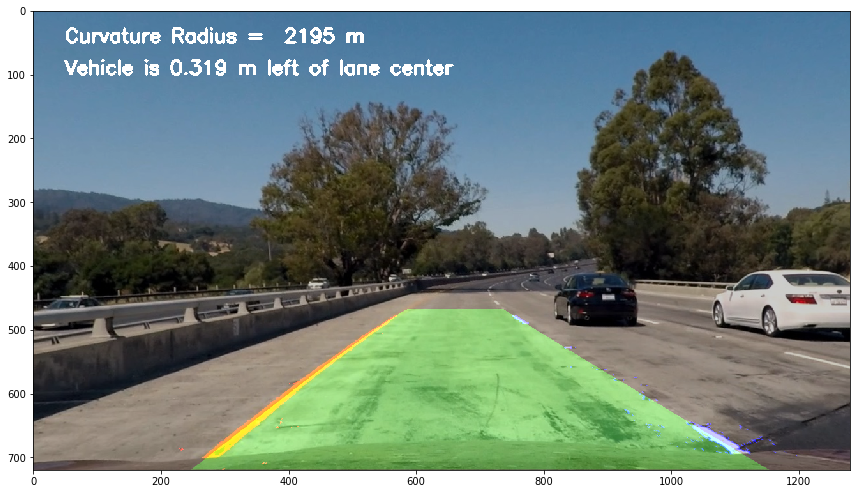
#> input picture output_images/test1.png, 856 x 494 px, given in place of test1.jpg, which was not available
$ python test_with_image.py   (older library calls are emulated)
#> lines starting #> are read from the running program, lines starting #| are printed output that depends on the picture; after the words box and inside, x2 and y2 are one past the last pixel; in counts of white or black regions, pixels touching at a corner belong together; pictures that were not available may be replaced by others from this repository, and a replacement may not be noted
### LaneFinder.py
import numpy as np
import helper as h
import cv2
import pickle


# load camera calibration
[mtx, dist] = pickle.load(open( "camera_cal_result.p", "rb" ))
#> (reads camera_cal_result.p from the repository)
left_lane_obj = h.Lane()
right_lane_obj = h.Lane()


# below function requires RGB image input
def process_image(image):

    # Un-distort the original image
    img_undist = cv2.undistort(image, mtx, dist, None, mtx)

    # Color and gradient thresholding
    img_bin = h.combined_thd(img_undist)

    # Apply perspective transform to the binary lane image
    ht = image.shape[0]
    wd = image.shape[1]
    src_points = np.array([[(200, ht),(0.43*wd, 0.65*ht), (0.57*wd, 0.65*ht), (wd-100, ht)]], dtype=np.float32)
    dst_points = np.array([[(250, ht), (250, 0), (wd-250, 0), (wd-250, ht)]], dtype=np.float32)
    img_top = h.birds_eye(img_bin, src_points, dst_points)

    # Detect the lane pixels
    if (left_lane_obj.best_fit is not None) and (right_lane_obj.best_fit is not None):
        left_x, left_y, right_x, right_y = h.lane_finder_series(img_top, left_lane_obj.best_fit, right_lane_obj.best_fit)
    else:
        left_x, left_y, right_x, right_y = h.lane_finder(img_top)

    # Determine pixel -> real world meter correlations, note that this is in "birds_eye view" space
    my = 30/720 # this is the length of dashed lane line
    mx = 3.7/730 # this is the distance between lane lines
    #left_lane_obj.lane_img_size(img_top.shape)
    #right_lane_obj.lane_img_size(img_top.shape)

    # Run polyfit and do sanity check
    left_fit = np.polyfit(left_y, left_x, 2)
    right_fit = np.polyfit(right_y, right_x, 2)
    left_lane_obj.fit_sanity_check(left_fit)
    right_lane_obj.fit_sanity_check(right_fit)

    # Calculate curvature and offset distance
    curvrad_m_left = h.get_real_curvrad(left_lane_obj.current_fit, my, mx, img_top.shape[0])
    curvrad_m_right = h.get_real_curvrad(right_lane_obj.current_fit, my, mx, img_top.shape[0])
    curvrad_m = (curvrad_m_left + curvrad_m_right)/2
    lane_center = h.get_lane_center(left_lane_obj.current_fit, right_lane_obj.current_fit, img_top.shape[0])
    cam_veh_offset_m = (img_top.shape[1]/2 - lane_center) * mx

    # Overlay the detected lane back to original image and annotate information
    Minv = cv2.getPerspectiveTransform(dst_points, src_points)
    img_lane = h.warped_lane_polygon(img_top, Minv, left_lane_obj.current_fit, right_lane_obj.current_fit)
    img_lanepx = h.warped_lanepix(img_top, Minv, left_x, left_y, right_x, right_y)
    img_out = h.overlay_annotate_img(img_undist, img_lane, img_lanepx, curvrad_m, cam_veh_offset_m)
    #img_out = h.diagnostic_img(img_out, img_top, left_x, left_y, left_lane_obj, right_x, right_y, right_lane_obj)
    return img_out

### helper.py
import numpy as np
import cv2
import matplotlib.pyplot as plt

def color_thd(img, threshold, colorspace, ch):
    """convert rgb image to requested colorspace and run thresholding in requested channel"""
    img_colorspace = cv2.cvtColor(img, colorspace)
    img_channel = img_colorspace[:,:,ch]
    img_bin = np.zeros_like(img_channel)
    img_bin[(img_channel >= threshold[0]) & (img_channel <= threshold[1])] = 1
    return img_bin

def sobelx_thd(img, threshold):
    """run sobel-x operator on given rgb image and thresholding"""
    gray = cv2.cvtColor(img, cv2.COLOR_RGB2GRAY)
    """
    hls = cv2.cvtColor(img, cv2.COLOR_RGB2HLS)
    gray = hls[:,:,2]"""
    sobelx = cv2.Sobel(gray, cv2.CV_64F, 1, 0)
    abs_sobelx = np.absolute(sobelx)
    scaled_sobel = np.uint8(255*abs_sobelx/np.max(abs_sobelx))
    sx_binary = np.zeros_like(scaled_sobel)
    sx_binary[(scaled_sobel >= threshold[0]) & (scaled_sobel <= threshold[1])] = 1
    return sx_binary

def combined_thd(img):
    """run combined thresholding on given rgb image"""

    s_binary = color_thd(img, (170, 255), cv2.COLOR_RGB2HLS, 2)
    l_binary = color_thd(img, (120, 200), cv2.COLOR_RGB2HLS, 1)
    sx_binary = sobelx_thd(img, (20, 255))

    imgout_binary = np.zeros_like(img[:,:,0])
    imgout_binary[(s_binary==1) & (l_binary==1) | (sx_binary==1)] = 1
    #imgout_binary[(s_binary==1) | (sx_binary==1)] = 1
    return imgout_binary

def birds_eye(img, src, dst):
    """run perspective transformation to create bird's eye view"""
    M = cv2.getPerspectiveTransform(src, dst)
    img_size = (img.shape[1], img.shape[0])
    warped = cv2.warpPerspective(img, M, img_size, flags=cv2.INTER_LINEAR)
    return warped

# [26 lines left out: function lane_finder_series, not called in this run]

def lane_finder(img):
    """run sliding window algorithm to fine lane pixel coordinates"""
    # Take a histogram of the bottom half of the image to find starting point
    histogram = np.sum(img[img.shape[0]//2:,:], axis=0)
    midpoint = np.int(histogram.shape[0]//2)
    leftx_base = np.argmax(histogram[:midpoint])
    rightx_base = np.argmax(histogram[midpoint:]) + midpoint

    # HYPERPARAMETERS
    nwindows = 9 # number of sliding windows
    margin = 100 # width of the windows +/- margin
    minpix = 50 # minimum number of pixels found to recenter window

    # Set height of windows - based on nwindows above and image shape
    window_height = np.int(img.shape[0]//nwindows)
    # Identify the x and y positions of all nonzero pixels in the image
    nonzero = img.nonzero()
    nonzeroy = np.array(nonzero[0])
    nonzerox = np.array(nonzero[1])
    # Current positions to be updated later for each window in nwindows
    leftx_current = leftx_base
    rightx_current = rightx_base

    # Create empty lists to receive left and right lane pixel indices
    left_lane_idx = []
    right_lane_idx = []

    # Step through the windows one by one
    for window in range(nwindows):
        # Identify window boundaries in x and y (and right and left)
        win_y_low = img.shape[0] - (window+1)*window_height
        win_y_high = img.shape[0] - window*window_height
        win_xleft_low = leftx_current-margin
        win_xleft_high = leftx_current+margin
        win_xright_low = rightx_current-margin
        win_xright_high = rightx_current+margin

        # Identify the nonzero pixels in x and y within the window
        good_left_idx = np.nonzero((nonzerox>=win_xleft_low) & (nonzerox<=win_xleft_high) & \
        (nonzeroy>=win_y_low) & (nonzeroy<=win_y_high))[0]
        good_right_idx = np.nonzero((nonzerox>=win_xright_low) & (nonzerox<=win_xright_high) & \
        (nonzeroy>=win_y_low) & (nonzeroy<=win_y_high))[0]

        # Append these indices to the lists
        left_lane_idx.append(good_left_idx)
        right_lane_idx.append(good_right_idx)

        # Update window position if necessary
        if len(good_left_idx) >= minpix:
            leftx_current = np.int(np.average(nonzerox[good_left_idx]))
        if len(good_right_idx) >= minpix:
            rightx_current = np.int(np.average(nonzerox[good_right_idx]))

    # Concatenate the arrays of indices (previously was a list of lists of pixels)
    try:
        left_lane_idx = np.concatenate(left_lane_idx)
        right_lane_idx = np.concatenate(right_lane_idx)
    except ValueError:
        # Avoids an error if the above is not implemented fully
        pass

    # Extract left and right line pixel positions
    leftx = nonzerox[left_lane_idx]
    lefty = nonzeroy[left_lane_idx]
    rightx = nonzerox[right_lane_idx]
    righty = nonzeroy[right_lane_idx]

    return leftx, lefty, rightx, righty

def get_real_curvrad(fit, mx, my, y_eval):
    """get real world curvature radius (in meters)"""
    curvrad_m = ((1 + (2*(my/mx**2)*fit[0]*y_eval + (my/mx)*fit[1])**2)**1.5)\
    /np.absolute(2*(my/mx**2)*fit[0])
    return curvrad_m

def get_lane_center(left_fit, right_fit, y_eval):
    """calculate lane center position"""
    left_lane_pos_eval = left_fit[0] * y_eval**2 + left_fit[1] * y_eval + left_fit[2]
    right_lane_pos_eval = right_fit[0] * y_eval**2 + right_fit[1] * y_eval + right_fit[2]
    lane_center = (left_lane_pos_eval + right_lane_pos_eval) / 2
    return lane_center

def warped_lane_polygon(img_top, Minv, p_left, p_right):
    """make lane line plots and warp it back to original image perspective"""

    img_empty = np.zeros_like(img_top).astype(np.uint8)
    color_lane_img = np.dstack((img_empty, img_empty, img_empty))
    # generate points from curve fit
    ploty = np.linspace(0, img_top.shape[0]-1, img_top.shape[0])
    plotx_left = p_left[0] * ploty**2 + p_left[1] * ploty + p_left[2]
    plotx_right = p_right[0] * ploty**2 + p_right[1] * ploty + p_right[2]

    # fill a polygon with given points in green color
    pts_left = np.array([np.transpose(np.vstack([plotx_left, ploty]))])
    pts_right = np.array([np.flipud(np.transpose(np.vstack([plotx_right, ploty])))])
    pts = np.hstack((pts_left, pts_right))
    cv2.fillPoly(color_lane_img, np.int_([pts]), (0,255, 0))

    # plot the points
    img_lane_warped = cv2.warpPerspective(color_lane_img, Minv, (img_top.shape[1], img_top.shape[0]))
    return img_lane_warped

def warped_lanepix(img_top, Minv, left_x, left_y, right_x, right_y):
    """make detected lane pixel plots and warp it back to original image perspective"""

    img_empty = np.zeros_like(img_top).astype(np.uint8)
    color_lanepix_img = np.dstack((img_empty, img_empty, img_empty))

    # plot left and right lane pixels in red (left) and blue (right)
    color_lanepix_img[left_y, left_x] = [255, 0, 0]
    color_lanepix_img[right_y, right_x] = [0, 0, 255]

    # plot the points
    img_lanepix_warped = cv2.warpPerspective(color_lanepix_img, Minv, (img_top.shape[1], img_top.shape[0]))
    return img_lanepix_warped

def overlay_annotate_img(raw_img, lane_poly, lane_pixel, curvrad_m, offset_m):
    """Overlay lane image to original image and annotate curvature radius and offset distance"""
    font = cv2.FONT_HERSHEY_SIMPLEX
    fontScale = 1
    fontColor = (255, 255, 255)
    thickness = 3

    left_or_right = ''
    if offset_m > 0:
        left_or_right = 'right'
    else:
        left_or_right = 'left'

    crvrad_txt = "Curvature Radius = " + "{:5.0f}".format(curvrad_m) + " m"
    offset_txt = "Vehicle is " + "{:5.3f}".format(np.absolute(offset_m)) + " m " + left_or_right + " of lane center"

    img_comb = cv2.addWeighted(raw_img, 0.8, lane_pixel, 1, 0)
    img_comb = cv2.addWeighted(lane_poly, 0.3, img_comb, 1, 0)
    img_comb = cv2.putText(img_comb, crvrad_txt, (50, 50), font, fontScale, fontColor, thickness)
    img_comb = cv2.putText(img_comb, offset_txt, (50, 100), font, fontScale, fontColor, thickness)
    return img_comb

# [44 lines left out: function diagnostic_img, not called in this run]

def concat_tile(im_list_2d):
    return cv2.vconcat([cv2.hconcat(im_list_h) for im_list_h in im_list_2d])

# Define a class to receive the characteristics of each line detection
class Lane():
    def __init__(self):
        # flag to indicate if there is line detected in this frame
        self.detected = False
        # the fit array from the average of past 5 frames
        self.best_fit = None
        # array of fit arrays for past few frames
        self.past_fits = [np.array([False])]
        # array of fit arrays for all frames
        self.current_fit = np.array([0, 0, 0])
        # difference in curvature between last and new fits
        self.diffs = np.array([0, 0, 0])
        # img_size
        self.img_size = np.array([0, 0])
        # failure count
        self.fail_count = 0

    def lane_img_size(self, img_size):
        self.img_size = img_size

    def fit_sanity_check(self, fit):
        if not fit.any():
            self.detected = False
        else:
            # if best fit exists, use that to do sanity check
            if self.best_fit is not None:
                # [4 lines of commented-out code are left out]
                self.diffs = abs(fit - self.best_fit)

                if (self.diffs[0]>0.0001 or self.diffs[1]>0.1 or self.diffs[2]>1000):
                    if self.fail_count < 10:
                        self.detected = False
                        self.current_fit = self.best_fit
                        self.fail_count = self.fail_count + 1
                    else:
                        self.detected = True
                        self.current_fit = fit
                        self.fail_count = 0
                        self.best_fit = None
                        self.past_fits = [np.array([False])]
                else:
                    self.detected = True
                    self.past_fits.append(fit)
                    self.current_fit = fit
                    self.fail_count = 0
                    if len(self.past_fits) > 5:
                        self.past_fits = self.past_fits[len(self.past_fits)-5:]
                        self.best_fit = np.average(self.past_fits, axis=0)
            # if best fit doesn't exist, take the fit result regardless
            else:
                #self.diffs = 1
                self.detected = True
                self.past_fits.append(fit)
                self.current_fit = fit
                self.best_fit = fit
                if len(self.past_fits) > 5:
                    self.past_fits = self.past_fits[len(self.past_fits)-5:]
                    self.best_fit = np.average(self.past_fits, axis=0)

### test_with_image.py
from LaneFinder import process_image
import matplotlib.pyplot as plt
import cv2


# select an image to work with
image = cv2.imread('test_images/test1.jpg')
#> image is the input picture: shape (494, 856, 3); mean B, G, R 125.2, 130.9, 114.3
#image = cv2.imread('test_images/straight_lines2.jpg')
#image = cv2.imread('test_images/debug_test2.jpg')
image_rgb = cv2.cvtColor(image, cv2.COLOR_BGR2RGB)

img_comb = process_image(image_rgb)
#> in combined_thd, `s_binary = color_thd(img, (170, 255), cv2.COLOR_RGB2HLS, 2)`:
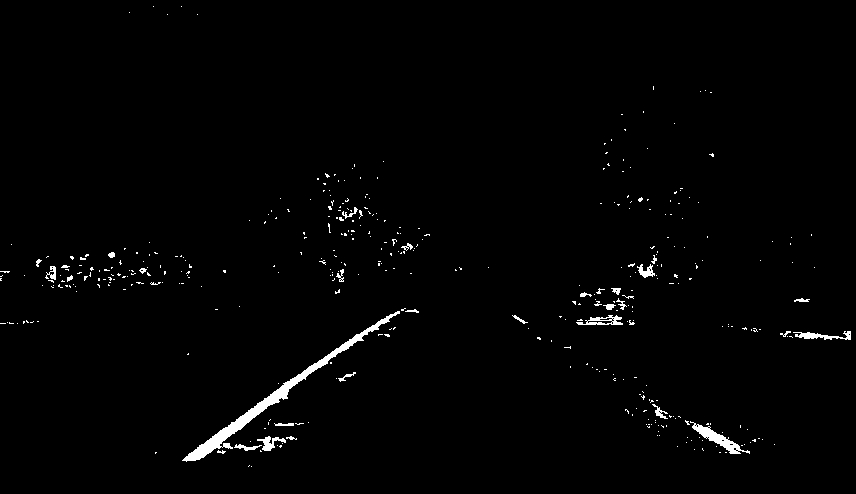
#> s_binary: shape (494, 856); values 0 (black) and 1 (white), 1.3% white; 400 white regions (370 under 20 px), largest, box (x1, y1, x2, y2) and area: (182, 311, 400, 462) 2087, (690, 421, 750, 454) 497, (793, 331, 851, 340) 244
#> call 2 of color_thd, with threshold = (120, 200), colorspace = 53, ch = 1
#> in color_thd (call 2), `img_channel = img_colorspace[:,:,ch]`:
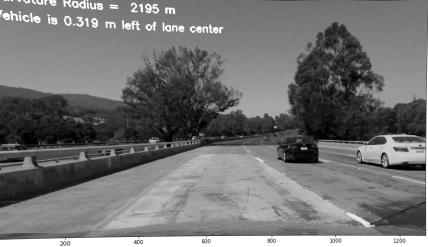
#> img_channel: shape (494, 856) (shown at 1/2 size); min 0, max 255, mean 114.7
#> in combined_thd, `l_binary = color_thd(img, (120, 200), cv2.COLOR_RGB2HLS, 1)`:
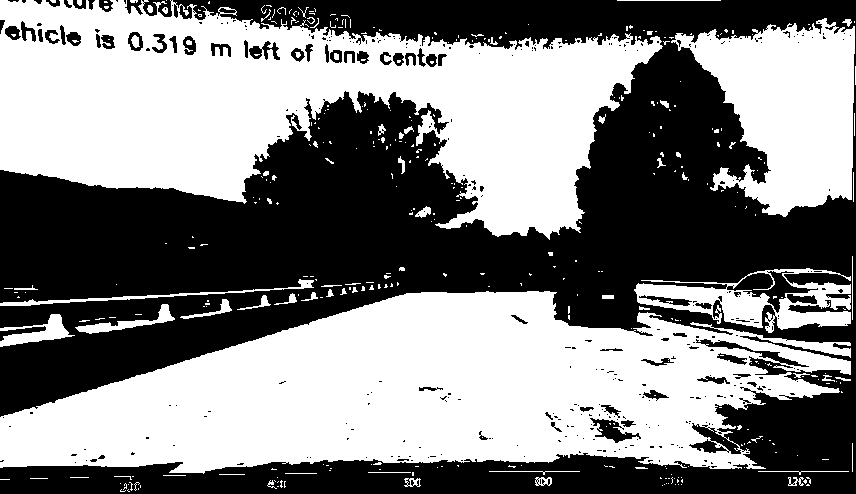
#> l_binary: shape (494, 856); values 0 (black) and 1 (white), 51.3% white; 345 black regions (283 under 20 px), largest, box (x1, y1, x2, y2) and area: (0, 0, 856, 494) 198766, (590, 418, 641, 443) 508, (142, 0, 172, 17) 299
#> in sobelx_thd, `sobelx = cv2.Sobel(gray, cv2.CV_64F, 1, 0)`:
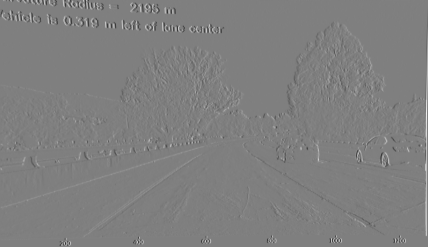
#> sobelx: shape (494, 856) float64 (shown at 1/2 size); min -937, max 937, mean 1.1; drawn with min black and max white
#> in birds_eye, `warped = cv2.warpPerspective(img, M, img_size, flags=cv2.INTER_LINEAR)`:
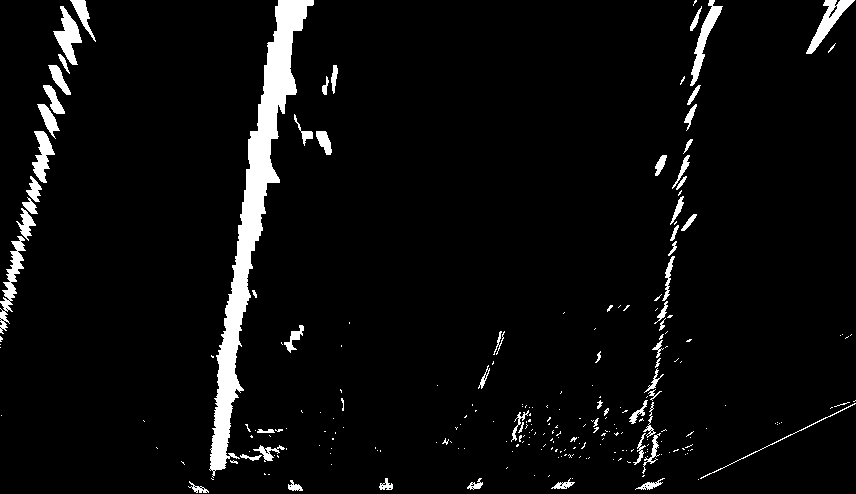
#> warped: shape (494, 856); values 0 (black) and 1 (white), 4.9% white; 251 white regions (189 under 20 px), largest, box (x1, y1, x2, y2) and area: (209, 0, 314, 478) 10064, (0, 236, 26, 334) 804, (806, 0, 855, 54) 760
#> in lane_finder, `histogram = np.sum(img[img.shape[0]//2:,:], axis=0)`: histogram = 856 values, max 151 at index 225, min 0 at index 26, mean 9.5
#> in lane_finder, `leftx_base = np.argmax(histogram[:midpoint])`: leftx_base = 225
#> in lane_finder, `rightx_base = np.argmax(histogram[midpoint:]) + midpoint`: rightx_base = 655
#> in lane_finder, `nonzero = img.nonzero()`: nonzero = 20642 positions, rows 0 to 492, columns 0 to 855
#> in lane_finder, `leftx_current = leftx_base`: leftx_current = 225
#> in lane_finder, `rightx_current = rightx_base`: rightx_current = 655
#> the loop in lane_finder, `for window in range(nwindows):` made 9 passes
#> (win_xleft_low, win_xleft_high, win_xright_low, win_xright_high, leftx_current, rightx_current) on passes 1 to 8: (125, 325, 555, 755, 235, 638), (135, 335, 538, 738, 228, 627), (128, 328, 527, 727, 236, 651), (136, 336, 551, 751, 239, 655), (139, 339, 555, 755, 245, 673), (145, 345, 573, 773, 255, 679), (155, 355, 579, 779, 274, 677), (174, 374, 577, 777, 282, 693)
#> after the loop in lane_finder, `for window in range(nwindows):`: left_lane_idx = 9 items
#> in lane_finder, `left_lane_idx = np.concatenate(left_lane_idx)`: left_lane_idx = 11323 values, max 20641 at index 994, min 676 at index 9941, mean 11044.3
#> in lane_finder, `right_lane_idx = np.concatenate(right_lane_idx)`: right_lane_idx = 3563 values, max 20599 at index 641, min 708 at index 2940, mean 12146
#> in lane_finder, `leftx = nonzerox[left_lane_idx]`: leftx = 11323 values, max 337 at index 8436, min 143 at index 1631, mean 257.1
#> in lane_finder, `lefty = nonzeroy[left_lane_idx]`: lefty = 11323 values, max 492 at index 985, min 8 at index 9941, mean 227.7
#> in lane_finder, `rightx = nonzerox[right_lane_idx]`: rightx = 3563 values, max 755 at index 170, min 543 at index 1124, mean 664.8
#> in lane_finder, `righty = nonzeroy[right_lane_idx]`: righty = 3563 values, max 489 at index 636, min 8 at index 2940, mean 261
#> in process_image, `left_x, left_y, right_x, right_y = h.lane_finder(img_top)`: left_x has the same summary as leftx in lane_finder; left_y has the same summary as lefty in lane_finder; right_x has the same summary as rightx in lane_finder; right_y has the same summary as righty in lane_finder
#> in process_image, `left_fit = np.polyfit(left_y, left_x, 2)`: left_fit = [0.000251, -0.267, 300]
#> in process_image, `right_fit = np.polyfit(right_y, right_x, 2)`: right_fit = [1.48e-06, -0.169, 708.7]
#> in fit_sanity_check, `self.current_fit = fit`: self.current_fit = [0.000251, -0.267, 300]
#> in get_real_curvrad, `curvrad_m = ((1 + (2*(my/mx**2)*fit[0]*y_eval + (my/mx)*fit[1])**2)**1..`: curvrad_m = 1226.3
#> in process_image, `curvrad_m_right = h.get_real_curvrad(right_lane_obj.current_fit, my, m..`: curvrad_m_right = 115917.9
#> in process_image, `curvrad_m = (curvrad_m_left + curvrad_m_right)/2`: curvrad_m = 58572.1
#> in get_lane_center, `left_lane_pos_eval = left_fit[0] * y_eval**2 + left_fit[1] * y_eval + ..`: left_lane_pos_eval = 229.4
#> in get_lane_center, `right_lane_pos_eval = right_fit[0] * y_eval**2 + right_fit[1] * y_eval..`: right_lane_pos_eval = 625.8
#> in get_lane_center, `lane_center = (left_lane_pos_eval + right_lane_pos_eval) / 2`: lane_center = 427.6
#> in process_image, `cam_veh_offset_m = (img_top.shape[1]/2 - lane_center) * mx`: cam_veh_offset_m = 0.00203
#> in warped_lane_polygon, `plotx_left = p_left[0] * ploty**2 + p_left[1] * ploty + p_left[2]`: plotx_left = 494 values, max 300 at index 0, min 229.4 at index 493, mean 254.6
#> in warped_lane_polygon, `plotx_right = p_right[0] * ploty**2 + p_right[1] * ploty + p_right[2]`: plotx_right = 494 values, max 708.7 at index 0, min 626 at index 493, mean 667.3
#> in warped_lane_polygon, `pts_left = np.array([np.transpose(np.vstack([plotx_left, ploty]))])`: pts_left = 494 pairs, first value 229.4 to 300, second value 0 to 493
#> in warped_lane_polygon, `pts_right = np.array([np.flipud(np.transpose(np.vstack([plotx_right, p..`: pts_right = 494 pairs, first value 626 to 708.7, second value 0 to 493
#> in warped_lane_polygon, `pts = np.hstack((pts_left, pts_right))`: pts = 988 pairs, first value 229.4 to 708.7, second value 0 to 493
#> in warped_lane_polygon, `cv2.fillPoly(color_lane_img, np.int_([pts]), (0,255, 0))`:
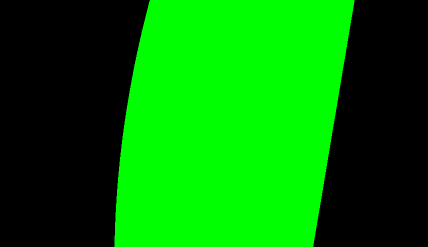
#> color_lane_img: shape (494, 856, 3) (shown at 1/2 size); mean of channels 0, 1, 2 0, 123.2, 0; drawn as B, G, R
#> in overlay_annotate_img, `crvrad_txt = "Curvature Radius = " + "{:5.0f}".format(curvrad_m) + " m"`: crvrad_txt = 'Curvature Radius = 58572 m'
#> in overlay_annotate_img, `offset_txt = "Vehicle is " + "{:5.3f}".format(np.absolute(offset_m)) +..`: offset_txt = 'Vehicle is 0.002 m right of lane center'
#> in overlay_annotate_img, `img_comb = cv2.putText(img_comb, offset_txt, (50, 100), font, fontScal..`:
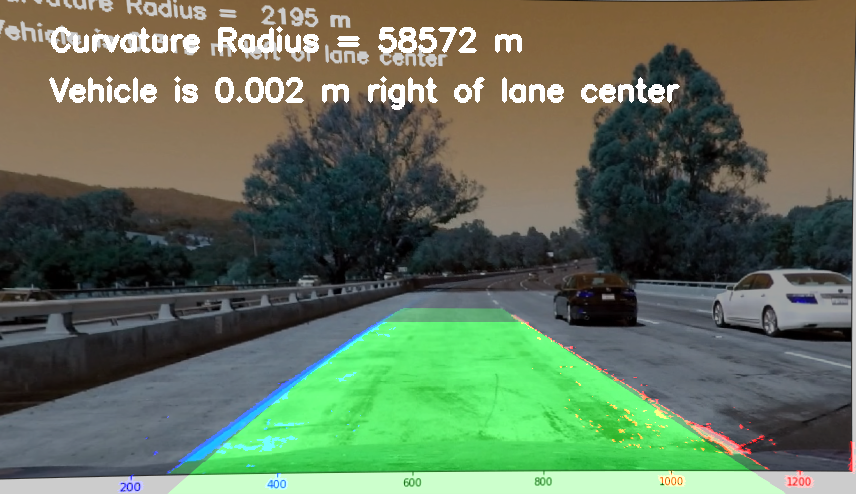
#> img_comb: shape (494, 856, 3); mean of channels 0, 1, 2 89, 112.8, 96.8; drawn as B, G, R

# plot the result
f, ax = plt.subplots(figsize=(12,9))
ax.imshow(img_comb)
f.tight_layout()
